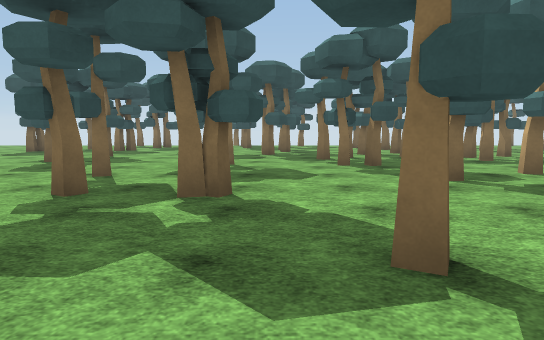
view 1 (above)

24 first-person views from a walk through a 3-D level made in the Unity game engine. The camera is 1.3 m above the floor, tilts 6° down and sees 75° across. The floor is counted in squares, 2 m on a side. Each view is taken from the middle of a square. On the plan, view 1 faces up. The plan holds only what a view shows up to about 10 squares ahead; the rest is blank. The place goes on beyond the plan. Surface patterns are stand-ins for the level's own textures.

view 2
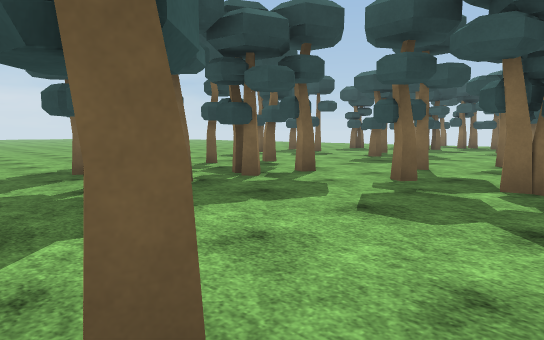

view 3
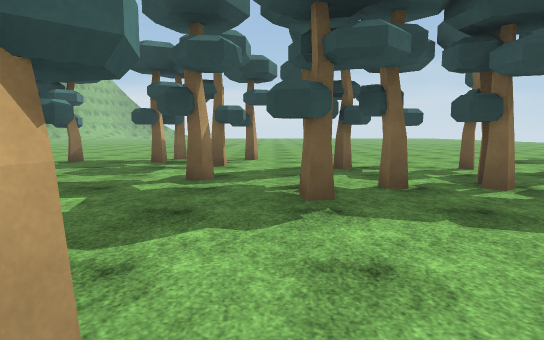

view 4
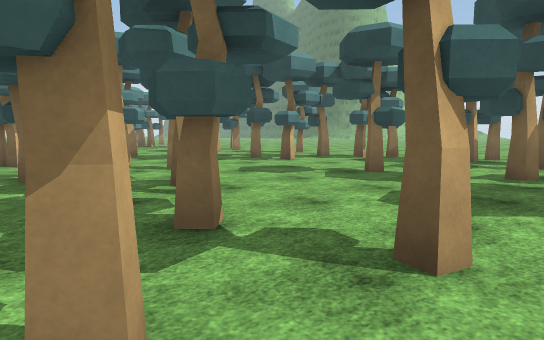

view 5
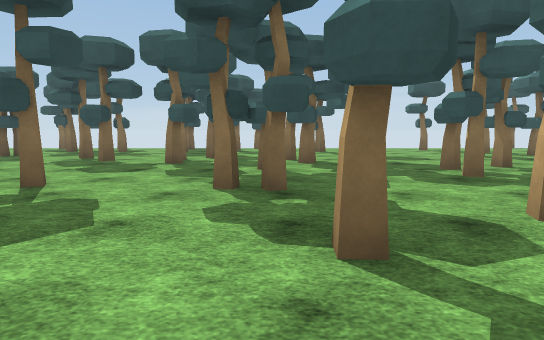

view 6
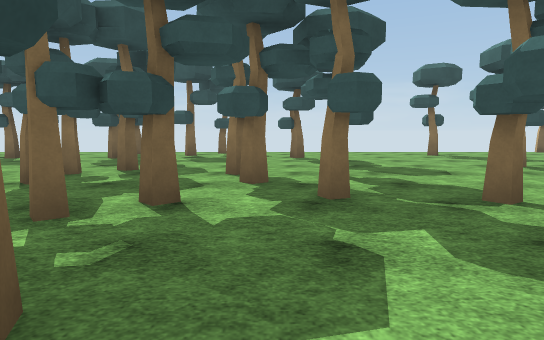

view 7
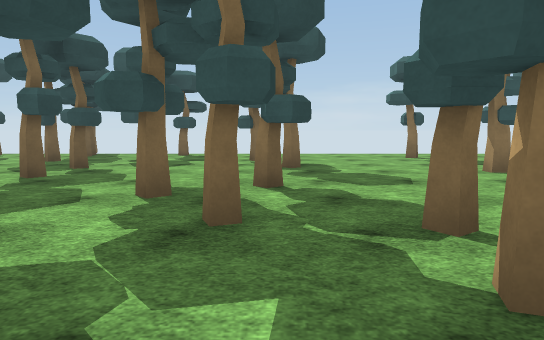

view 8
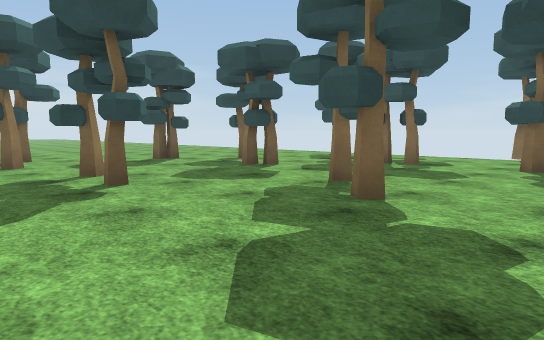

view 9
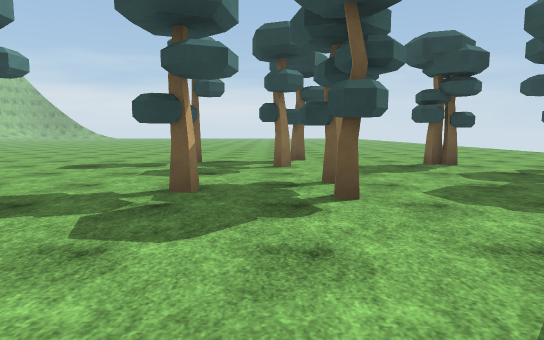

view 10
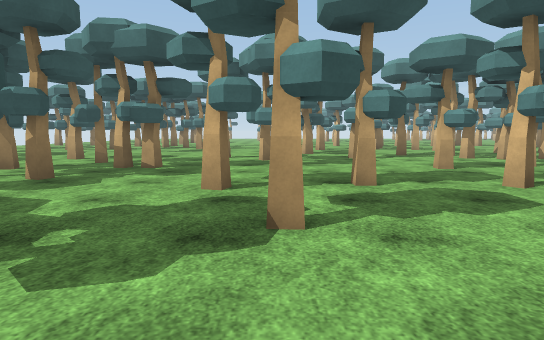

view 11
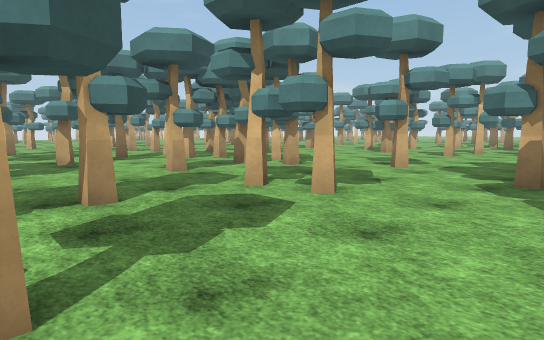

view 12
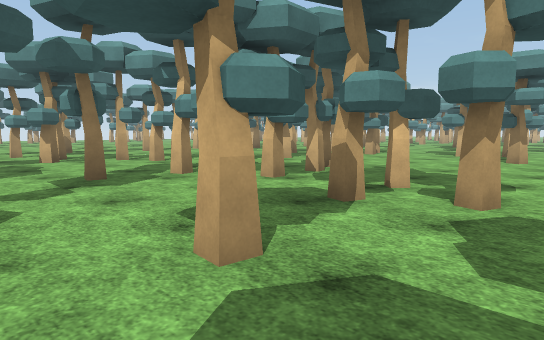

view 13
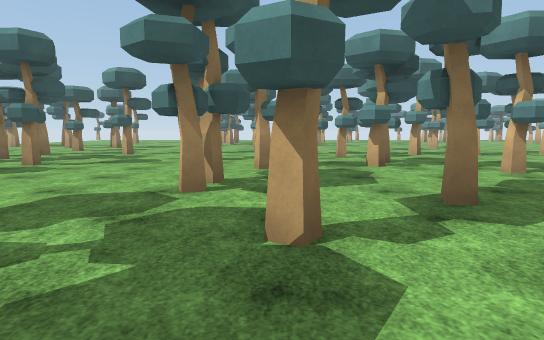

view 14
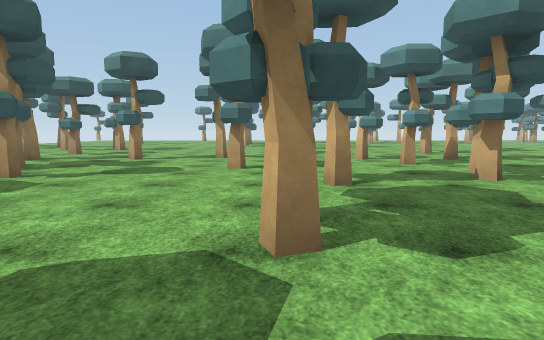

view 15
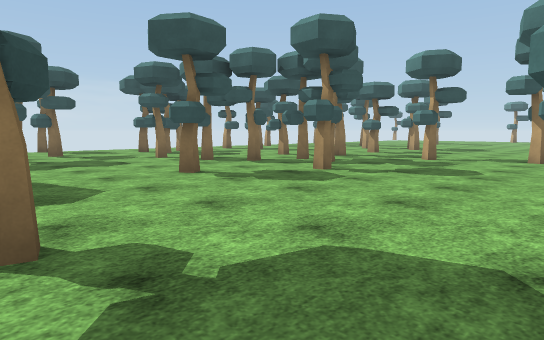

view 16
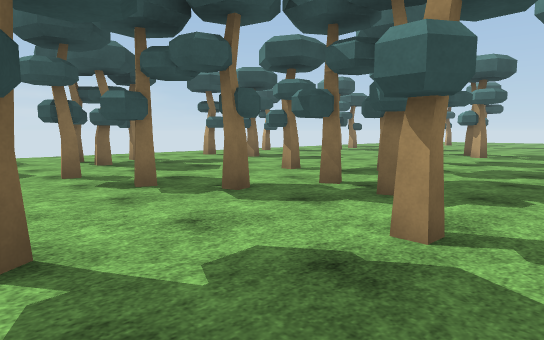

view 17
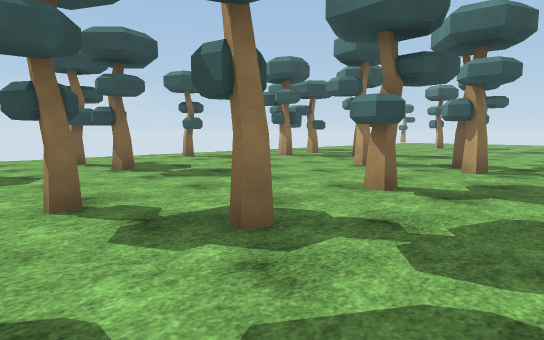

view 18
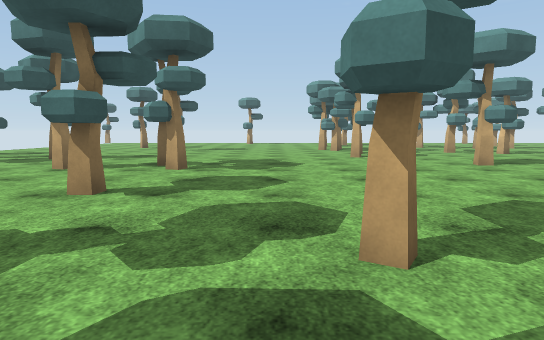

view 19
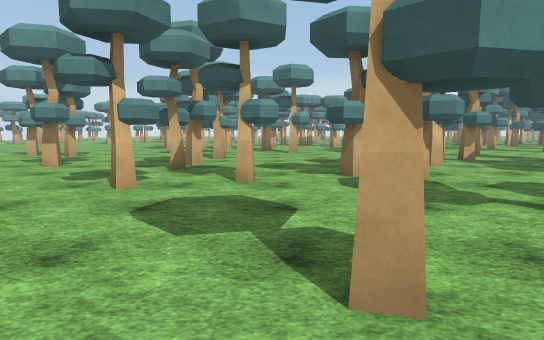

view 20
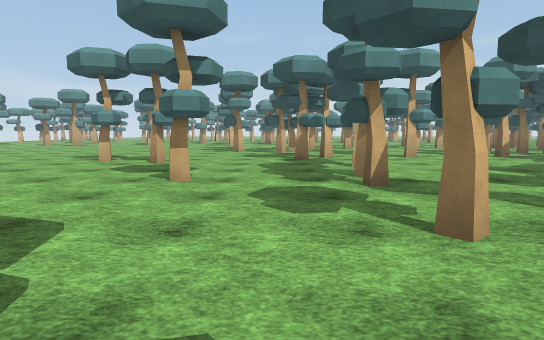

view 21
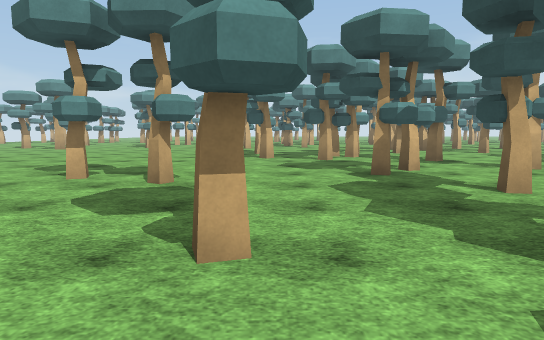

view 22
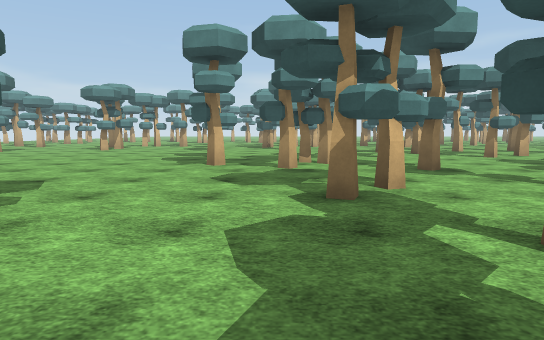

view 23
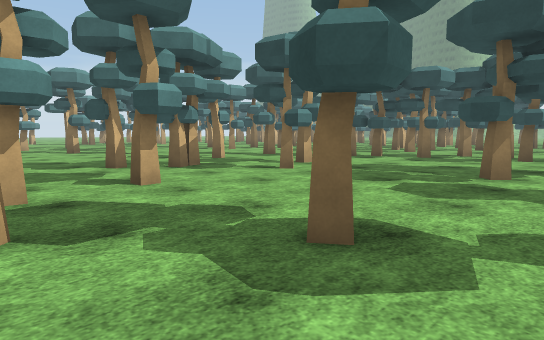

view 24
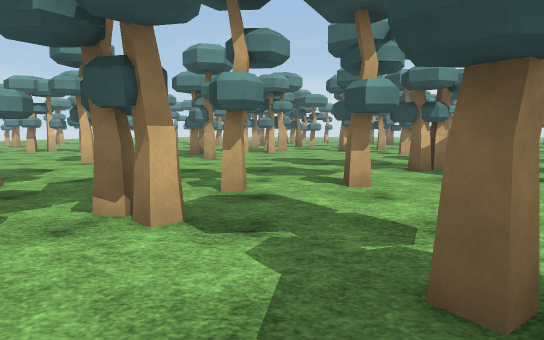

### Floor plan
Key: @ floor where view 1 was taken; # wall or solid block; x gap in a wall; . floor.
Columns run from 9 left of view 1 to 26 right of it. Each row starts with its distance up from view 1.
 18        ##
 17      x..#..#  ....     ........
 16       .... ......#..  ...#.#..#.
 15   .. #..#.........#..#..#........
 14 ..#................  .......#......
 13 .#..#.....#......#. ...#..........#
 12 ......#..#.#....... ......#....#....
 11 .......#.....#.........#............
 10 ...#.#..........#.#......#.#.#..#...
  9 x#.........#..#..#...#..............
  8 ....#..................#............
  7 #.......#..#...............#........
  6 .............#......................
  5 ...#..#.....#...#.......#..#......
  4 ........x....#......#........ ..#...
  3 ..#..x............#....#.....  .....
  2 ..........#.....#..........#...  ...
  1 ...#...................#x#......
  0 ......#..@.#...##.##............
 -1 #.#.#...#.#.....#.x...#....#.#...
 -2 #........#. .#....#.#.............
 -3 .#..#.....................#.......
 -4 ........#.. .......#..........#.#..
 -5 .#.......   ..#..... ...#..#........
 -6   #.#....#  .. .#... .#.............
 -7    .#... .     .....#....#..........
 -8       .. #     .#............#......
 -9       .  #      #..........#........
-10       #          #....#..#.#.#......
-11                   #. #..............
-12                      ..#........
-13                     ....#.... ..
-14                     ......... ..

Where each view was taken, in squares from view 1:
view 1: 0 up, 0 right, facing up
view 2: 1 down, 0 right, facing up-left
view 3: 0 up, 0 right, facing left
view 4: 0 up, 1 right, facing down-left
view 5: 3 up, 2 right, facing up
view 6: 6 up, 3 right, facing up
view 7: 7 up, 4 right, facing up
view 8: 8 up, 0 right, facing up-left
view 9: 9 up, 1 left, facing left
view 10: 5 up, 0 right, facing right
view 11: 5 up, 1 right, facing down-right
view 12: 3 up, 5 right, facing down-right
view 13: 3 up, 7 right, facing right
view 14: 4 up, 9 right, facing right
view 15: 4 up, 9 right, facing up-right
view 16: 7 up, 12 right, facing up-right
view 17: 8 up, 16 right, facing up-right
view 18: 8 up, 16 right, facing right
view 19: 6 up, 16 right, facing down
view 20: 4 up, 19 right, facing down
view 21: 1 up, 20 right, facing down
view 22: 1 down, 19 right, facing down
view 23: 6 down, 18 right, facing down-left
view 24: 6 down, 17 right, facing down
